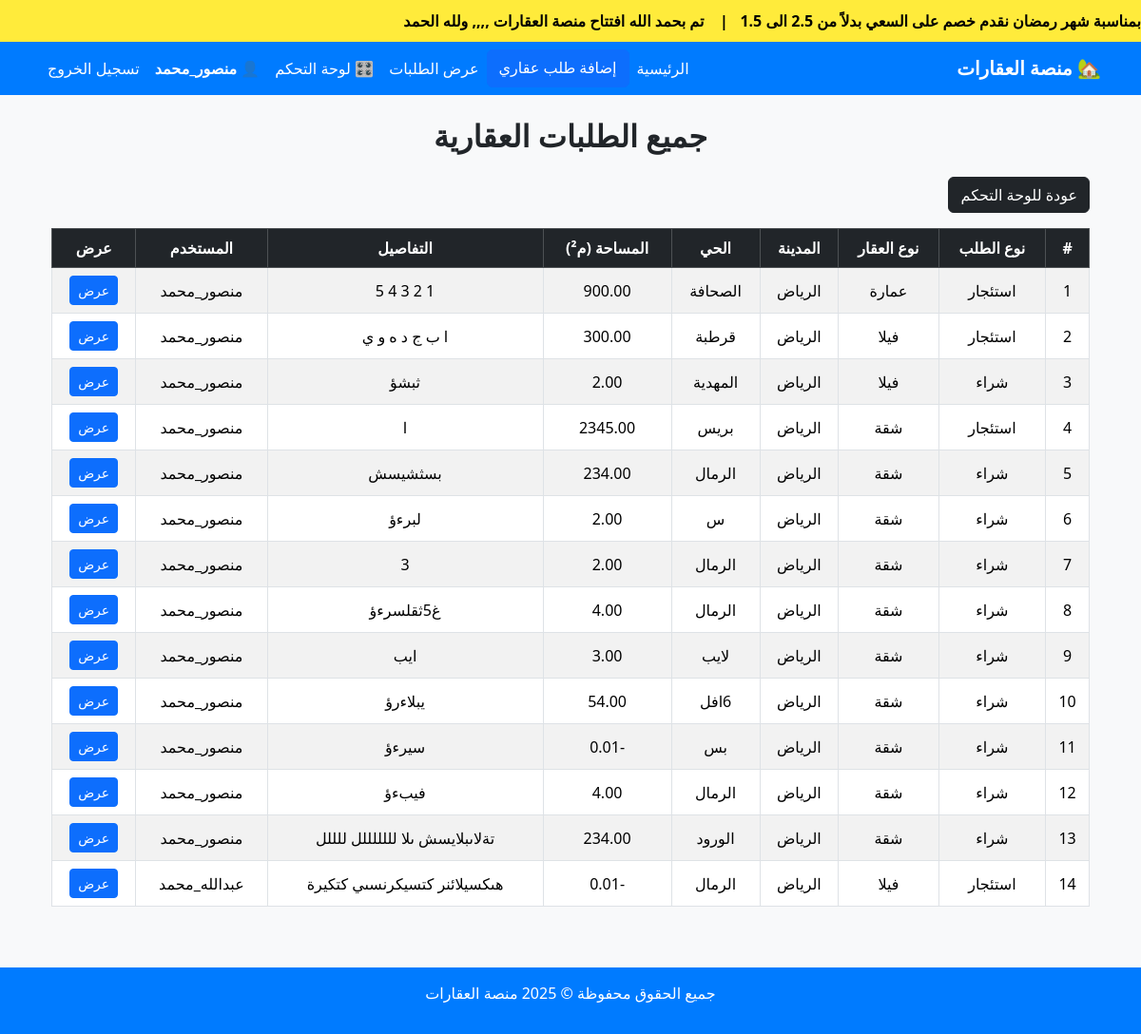
The app's page /طلبات-العقارات/ (signed in) with its own data.
### properties/models.py (models this page shows, shortened)
class News(models.Model):
    title = models.CharField(max_length=255, verbose_name="عنوان الخبر")
    is_active = models.BooleanField(default=True, verbose_name="مفعل؟")
    created_at = models.DateTimeField(auto_now_add=True, verbose_name="تاريخ الإضافة")

class PropertyRequest(models.Model):
    REQUEST_TYPE_CHOICES = [
        ('buy', 'شراء'),
        ('rent', 'استئجار'),
        ('sell', 'بيع'),
    ]
    OWNER_TYPE_CHOICES = [
        ('owner', 'مالك'),
        ('broker', 'وسيط'),
    ]
    PROPERTY_TYPE_CHOICES = [
        ('apartment', 'شقة'),
        ('villa', 'فيلا'),
        ('building', 'عمارة'),
        ('land', 'أرض'),
    ]
    user = models.ForeignKey(
        settings.AUTH_USER_MODEL,
        on_delete=models.CASCADE,
        null=True,
        blank=True
    )
    request_type = models.CharField(max_length=10, choices=REQUEST_TYPE_CHOICES)
    owner_type = models.CharField(max_length=10, choices=OWNER_TYPE_CHOICES)
    property_type = models.CharField(max_length=20, choices=PROPERTY_TYPE_CHOICES)
    city = models.CharField(max_length=100)
    district = models.CharField(max_length=100)
    area = models.DecimalField(max_digits=10, decimal_places=2)
    full_name = models.CharField(max_length=100)
    phone = models.CharField(max_length=15)
    details = models.TextField()
    created_at = models.DateTimeField(auto_now_add=True)

### properties/context_processors.py (called while the page is built)
def news_ticker(request):
    news_items = News.objects.filter(is_active=True).order_by('-created_at')
    return {'news_ticker_items': news_items}

### properties/views.py (called while the page is built)
@login_required
def property_requests(request):
    requests = PropertyRequest.objects.all()
    return render(request, 'properties/property_requests.html', {'requests': requests})

### properties/templates/properties/property_requests.html (shortened to what this page needs)
{% extends "base.html" %}
{% block content %}
<div class="container mt-4">
    <h2 class="text-center mb-4 fw-bold">جميع الطلبات العقارية</h2>
    <a href="{% url 'dashboard' %}" class="btn btn-dark mb-3">عودة للوحة التحكم</a>
    <div class="table-responsive">
        <table class="table table-striped table-bordered text-center align-middle">
            <thead class="table-dark">
                <tr>
                    <th>#</th>
                    <th>نوع الطلب</th>
                    <th>نوع العقار</th>
                    <th>المدينة</th>
                    <th>الحي</th>
                    <th>المساحة (م²)</th>
                    <th>التفاصيل</th>
                    <th>المستخدم</th>
                    <th>عرض</th>
                </tr>
            </thead>
            <tbody>
                {% for request_obj in requests %}
                <tr>
                    <td>{{ forloop.counter }}</td>
                    <td>{{ request_obj.get_request_type_display }}</td>
                    <td>{{ request_obj.get_property_type_display }}</td>
                    <td>{{ request_obj.city }}</td>
                    <td>{{ request_obj.district }}</td>
                    <td>{{ request_obj.area }}</td>
                    <td>{{ request_obj.details }}</td>
                    <td>
                        {% if request_obj.user %}
                            {{ request_obj.user.username }}
                        {% else %}
                            {{ request_obj.full_name }}
                        {% endif %}
                    </td>
                    <td>
                        <a href="{% url 'request_detail' request_obj.id %}" class="btn btn-sm btn-primary">عرض</a>
                    </td>
                </tr>
                {% empty %}
                <tr>
                    <td colspan="9" class="text-muted">لا توجد طلبات حالياً.</td>
                </tr>
                {% endfor %}
            </tbody>
        </table>
    </div>
</div>
{% endblock %}

### properties/templates/base.html (shortened to what this page needs)
{% load static %}
<!DOCTYPE html>
<html lang="ar" dir="rtl">
<head>
    <link href="https://cdn.jsdelivr.net/npm/bootstrap@5.3.2/dist/css/bootstrap.rtl.min.css" rel="stylesheet">
    <link rel="stylesheet" href="{% static 'css/style.css' %}">
</head>
<body class="bg-light">
    {% if news_ticker_items %}
    <div class="news-ticker">
        <div class="ticker-content">
          {% for news in news_ticker_items %}
          {{ news.title }}{% if not forloop.last %}&nbsp;&nbsp;&nbsp;|&nbsp;&nbsp;&nbsp;{% endif %}
        {% endfor %}
        </div>
    </div>
    {% endif %}
    <nav class="navbar navbar-expand-lg">
        <div class="container">
            <a class="navbar-brand fw-bold" href="{% url 'home' %}">🏡 منصة العقارات</a>
            <div class="collapse navbar-collapse" id="navbarNav">
                <ul class="navbar-nav ms-auto">
                    <li class="nav-item"><a class="nav-link" href="{% url 'home' %}">الرئيسية</a></li>
                    <a href="{% url 'create_property_request' %}" class="btn btn-primary">إضافة طلب عقاري</a>
                    <li class="nav-item"><a class="nav-link" href="{% url 'property_requests' %}">عرض الطلبات</a></li>
                    {% if user.is_authenticated %}
                        <li class="nav-item"><a class="nav-link" href="{% url 'dashboard' %}">🎛️ لوحة التحكم</a></li>
                        <li class="nav-item">
                            <span class="nav-link fw-bold text-white">👤 {{ user.username }}</span>
                        </li>
                        <li class="nav-item">
                            <form method="post" action="{% url 'logout' %}" style="display:inline;">
                                <button type="submit" class="nav-link btn btn-link text-danger">تسجيل الخروج</button>
                            </form>
                        </li>
                    {% else %}
                        <li class="nav-item"><a class="nav-link" href="{% url 'login' %}">تسجيل الدخول</a></li>
                    {% endif %}
                </ul>
            </div>
        </div>
    </nav>
    <div class="container mt-4">
        {% block content %}
        {% endblock %}
    </div>
    <footer class="footer mt-5">
        <div class="container">
            <p>جميع الحقوق محفوظة © 2025 منصة العقارات</p>
        </div>
    </footer>
</body>
</html>

### static/css/style.css (style rules this page uses)
.news-ticker { background-color: #ffeb3b; overflow: hidden; white-space: nowrap; padding: 10px 0; position: relative; }
.ticker-content { display: inline-block; padding-left: 100%; animation: scroll-text 15s linear infinite; font-weight: bold; color: #000; }

### properties/templates/base.html (style rules this page uses)
.navbar { background-color: #007bff; }
.navbar .nav-link, .navbar .navbar-brand { color: white !important; }
.footer { background-color: #007bff; color: white; text-align: center; padding: 15px; margin-top: 20px; }
.news-ticker { background-color: #ffeb3b; overflow: hidden; white-space: nowrap; padding: 10px 0; position: relative; }
.ticker-content { display: inline-block; padding-left: 100%; animation: scroll-text 15s linear infinite; font-weight: bold; color: #000; }

### records on screen
News: title "بمناسبة شهر رمضان نقدم خصم على السعي بدلاً من 2.5 الى 1.5"
News: title "تم بحمد الله افتتاح منصة العقارات ,,,, ولله الحمد"
PropertyRequest: request_type "استئجار", property_type "عمارة", city "الرياض", district "الصحافة", area "900.00", details "1 2 3 4 5", user.username "منصور_محمد"
PropertyRequest: request_type "استئجار", property_type "فيلا", city "الرياض", district "قرطبة", area "300.00", details "ا ب ج د ه و ي", user.username "منصور_محمد"
PropertyRequest: request_type "شراء", property_type "فيلا", city "الرياض", district "المهدية", area "2.00", details "ثبشؤ", user.username "منصور_محمد"
PropertyRequest: request_type "استئجار", property_type "شقة", city "الرياض", district "بريس", area "2345.00", details "ا", user.username "منصور_محمد"
PropertyRequest: request_type "شراء", property_type "شقة", city "الرياض", district "الرمال", area "234.00", details "بسثشيسش", user.username "منصور_محمد"
PropertyRequest: request_type "شراء", property_type "شقة", city "الرياض", district "س", area "2.00", details "لبرءؤ", user.username "منصور_محمد"
PropertyRequest: request_type "شراء", property_type "شقة", city "الرياض", district "الرمال", area "2.00", details "3", user.username "منصور_محمد"
PropertyRequest: request_type "شراء", property_type "شقة", city "الرياض", district "الرمال", area "4.00", details "غ5ثقلسرءؤ", user.username "منصور_محمد"
PropertyRequest: request_type "شراء", property_type "شقة", city "الرياض", district "لايب", area "3.00", details "ايب", user.username "منصور_محمد"
PropertyRequest: request_type "شراء", property_type "شقة", city "الرياض", district "6افل", area "54.00", details "يبلاءرؤ", user.username "منصور_محمد"
PropertyRequest: request_type "شراء", property_type "شقة", city "الرياض", district "بس", area "-0.01", details "سيرءؤ", user.username "منصور_محمد"
PropertyRequest: request_type "شراء", property_type "شقة", city "الرياض", district "الرمال", area "4.00", details "فيبءؤ", user.username "منصور_محمد"
PropertyRequest: request_type "شراء", property_type "شقة", city "الرياض", district "الورود", area "234.00", details "تةلاىبلايسش ىلا لللللللل للللل", user.username "منصور_محمد"
PropertyRequest: request_type "استئجار", property_type "فيلا", city "الرياض", district "الرمال", area "-0.01", details "هىكسيلائنر كتسيكرنسىي كتكيرة", user.username "عبدالله_محمد"

### other values on screen
{{ user.username }} "منصور_محمد"
